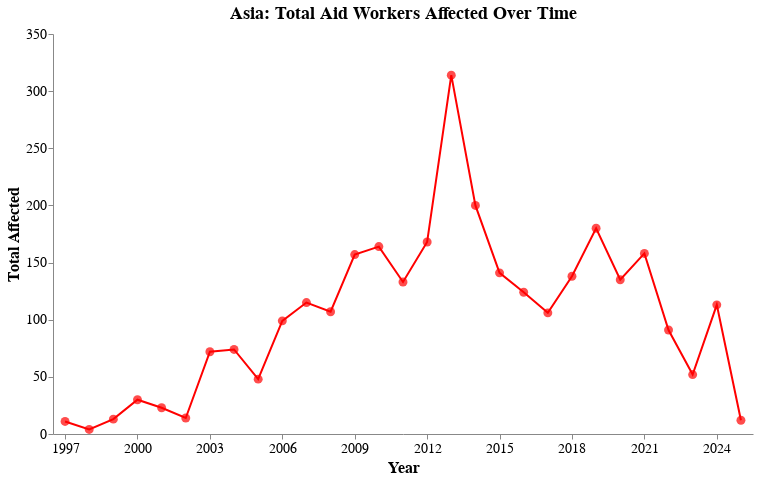

The notebook cell this image was saved under:
### Code cell
# Asia
asia = security_incidents_clean[security_incidents_clean['Group'] == 'Asia']
asia_grouped = asia.groupby('Year')['Total affected'].sum().reset_index()
tick_values = asia_grouped['Year'][::3].tolist()

asia_chart = (
    alt.Chart(asia_grouped).mark_line(color='red')
    .encode(
        x=alt.X('Year:N', axis=alt.Axis(values=tick_values, labelAngle=0, labelFont='Courier New', labelFontSize=14), title='Year'),
        y=alt.Y('Total affected:Q', axis=alt.Axis(grid=False, labelFont='Courier New', labelFontSize=14), title='Total Affected'),
        tooltip=['Year:N', 'Total affected:Q']
    )
    .properties(title='Asia: Total Aid Workers Affected Over Time', width=700, height=400)
    + alt.Chart(asia_grouped).mark_point(color='red', filled=True, size=80)
    .encode(x='Year:N', y='Total affected:Q', tooltip=['Year:N', 'Total affected:Q'])
).interactive().configure_view(stroke=None
).configure_title(
    font='Courier New',
    fontSize=18,
    anchor='start'
).configure_axis(
    titleFont='Courier New',
    titleFontSize=16
).configure_title(
    font='Courier New',
    fontSize=18
)

asia_chart.save("../plots/asia_total_affected.html")
asia_chart

### Figure 1 — Vega-Lite specification as saved in the notebook (floating-point values rounded to 4 significant figures)
{"config": {"view": {"continuousWidth": 400, "continuousHeight": 300, "stroke": null}, "axis": {"titleFont": "Courier New", "titleFontSize": 16}, "title": {"font": "Courier New", "fontSize": 18}}, "layer": [{"mark": {"type": "line", "color": "red"}, "encoding": {"tooltip": [{"field": "Year", "type": "nominal"}, {"field": "Total affected", "type": "quantitative"}], "x": {"axis": {"labelAngle": 0, "labelFont": "Courier New", "labelFontSize": 14, "values": ["1997", "2000", "2003", "2006", "2009", "2012", "2015", "2018", "2021", "2024"]}, "field": "Year", "title": "Year", "type": "nominal"}, "y": {"axis": {"grid": false, "labelFont": "Courier New", "labelFontSize": 14}, "field": "Total affected", "title": "Total Affected", "type": "quantitative"}}, "height": 400, "selection": {"selector090": {"type": "interval", "bind": "scales", "encodings": ["x", "y"]}}, "title": "Asia: Total Aid Workers Affected Over Time", "width": 700}, {"mark": {"type": "point", "color": "red", "filled": true, "size": 80}, "encoding": {"tooltip": [{"field": "Year", "type": "nominal"}, {"field": "Total affected", "type": "quantitative"}], "x": {"field": "Year", "type": "nominal"}, "y": {"field": "Total affected", "type": "quantitative"}}}], "data": {"name": "data-d913af3297ebb9660d82e9007900e87e"}, "$schema": "https://vega.github.io/schema/vega-lite/v4.17.0.json", "datasets": {"data-d913af3297ebb9660d82e9007900e87e": [{"Year": "1997", "Total affected": 11}, {"Year": "1998", "Total affected": 4}, {"Year": "1999", "Total affected": 13}, {"Year": "2000", "Total affected": 30}, {"Year": "2001", "Total affected": 23}, {"Year": "2002", "Total affected": 14}, {"Year": "2003", "Total affected": 72}, {"Year": "2004", "Total affected": 74}, {"Year": "2005", "Total affected": 48}, {"Year": "2006", "Total affected": 99}, {"Year": "2007", "Total affected": 115}, {"Year": "2008", "Total affected": 107}, {"Year": "2009", "Total affected": 157}, {"Year": "2010", "Total affected": 164}, {"Year": "2011", "Total affected": 133}, {"Year": "2012", "Total affected": 168}, {"Year": "2013", "Total affected": 314}, {"Year": "2014", "Total affected": 200}, {"Year": "2015", "Total affected": 141}, {"Year": "2016", "Total affected": 124}, {"Year": "2017", "Total affected": 106}, {"Year": "2018", "Total affected": 138}, {"Year": "2019", "Total affected": 180}, {"Year": "2020", "Total affected": 135}, {"Year": "2021", "Total affected": 158}, {"Year": "2022", "Total affected": 91}, {"Year": "2023", "Total affected": 52}, {"Year": "2024", "Total affected": 113}, {"Year": "2025", "Total affected": 12}]}}
